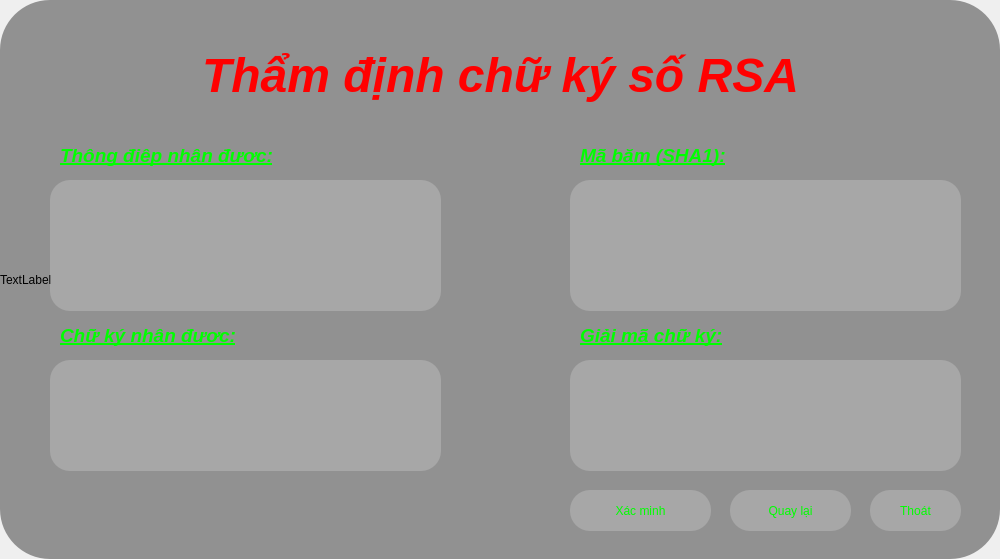
<?xml version="1.0" encoding="UTF-8"?>
<ui version="4.0">
 <class>Bennhan</class>
 <widget class="QWidget" name="Bennhan">
  <property name="geometry">
   <rect>
    <x>0</x>
    <y>0</y>
    <width>1000</width>
    <height>559</height>
   </rect>
  </property>
  <property name="windowTitle">
   <string>Form</string>
  </property>
  <property name="styleSheet">
   <string notr="true">#Bennhan{
background-image: url(:/newPrefix/bennhan.jpg);
}</string>
  </property>
  <widget class="QWidget" name="widget" native="true">
   <property name="geometry">
    <rect>
     <x>0</x>
     <y>0</y>
     <width>1000</width>
     <height>559</height>
    </rect>
   </property>
   <property name="styleSheet">
    <string notr="true">QWidget#widget{
background-image: url(:/newPrefix/bennhan.jpg);
border-radius: 50px;
}</string>
   </property>
   <widget class="QTextEdit" name="TEChukynhanduoc">
    <property name="geometry">
     <rect>
      <x>50</x>
      <y>360</y>
      <width>391</width>
      <height>111</height>
     </rect>
    </property>
    <property name="styleSheet">
     <string notr="true">QTextEdit{
font: 75 14pt &quot;MS Shell Dlg 2&quot;;
color: rgb(0, 255, 0);
border-radius: 20px;
background-color: rgba(255,255, 255,50);
}
QTextEdit:focus{
background-color: rgba(255, 255, 255, 100);
}</string>
    </property>
   </widget>
   <widget class="QLabel" name="LChukynhanduoc">
    <property name="geometry">
     <rect>
      <x>60</x>
      <y>320</y>
      <width>351</width>
      <height>31</height>
     </rect>
    </property>
    <property name="text">
     <string>&lt;html&gt;&lt;head/&gt;&lt;body&gt;&lt;p&gt;&lt;span style=&quot; font-size:14pt; font-weight:600; font-style:italic; text-decoration: underline; color:#00ff00;&quot;&gt;Chữ ký nhận được:&lt;/span&gt;&lt;/p&gt;&lt;/body&gt;&lt;/html&gt;</string>
    </property>
   </widget>
   <widget class="QLabel" name="LMabamSHA1">
    <property name="geometry">
     <rect>
      <x>580</x>
      <y>140</y>
      <width>251</width>
      <height>31</height>
     </rect>
    </property>
    <property name="text">
     <string>&lt;html&gt;&lt;head/&gt;&lt;body&gt;&lt;p&gt;&lt;span style=&quot; font-size:14pt; font-weight:600; font-style:italic; text-decoration: underline; color:#00ff00;&quot;&gt;Mã băm (SHA1):&lt;/span&gt;&lt;/p&gt;&lt;/body&gt;&lt;/html&gt;</string>
    </property>
   </widget>
   <widget class="QPushButton" name="PBXacminh">
    <property name="geometry">
     <rect>
      <x>570</x>
      <y>490</y>
      <width>141</width>
      <height>41</height>
     </rect>
    </property>
    <property name="styleSheet">
     <string notr="true">QPushButton{
font: 75 14pt &quot;MS Shell Dlg 2&quot;;
color: rgb(0, 255, 0);
border-radius: 20px;
background-color: rgba(255, 255, 255, 50);
}
QPushButton:hover{
background-color: rgba(255, 255, 255, 100);
}
QPushButton:pressed {
     background-color: rgb(0, 0, 255);
	border: 3px solid rgb(0, 0, 255);
 }</string>
    </property>
    <property name="text">
     <string>Xác minh</string>
    </property>
   </widget>
   <widget class="QLabel" name="LThamdinhchukysoRSA">
    <property name="geometry">
     <rect>
      <x>110</x>
      <y>40</y>
      <width>781</width>
      <height>71</height>
     </rect>
    </property>
    <property name="text">
     <string>&lt;html&gt;&lt;head/&gt;&lt;body&gt;&lt;p align=&quot;center&quot;&gt;&lt;span style=&quot; font-size:36pt; font-weight:600; font-style:italic; color:#ff0000;&quot;&gt;Thẩm định chữ ký số RSA&lt;/span&gt;&lt;/p&gt;&lt;/body&gt;&lt;/html&gt;</string>
    </property>
   </widget>
   <widget class="QLabel" name="LThongdiepnhanduoc">
    <property name="geometry">
     <rect>
      <x>60</x>
      <y>140</y>
      <width>361</width>
      <height>31</height>
     </rect>
    </property>
    <property name="text">
     <string>&lt;html&gt;&lt;head/&gt;&lt;body&gt;&lt;p&gt;&lt;span style=&quot; font-size:14pt; font-weight:600; font-style:italic; text-decoration: underline; color:#00ff00;&quot;&gt;Thông điệp nhận được:&lt;/span&gt;&lt;/p&gt;&lt;/body&gt;&lt;/html&gt;</string>
    </property>
   </widget>
   <widget class="QTextEdit" name="TEGiaimachuky">
    <property name="geometry">
     <rect>
      <x>570</x>
      <y>360</y>
      <width>391</width>
      <height>111</height>
     </rect>
    </property>
    <property name="styleSheet">
     <string notr="true">QTextEdit{
font: 75 14pt &quot;MS Shell Dlg 2&quot;;
color: rgb(0, 255, 0);
border-radius: 20px;
background-color: rgba(255,255, 255,50);
}
QTextEdit:focus{
background-color: rgba(255, 255, 255, 100);
}</string>
    </property>
   </widget>
   <widget class="QTextEdit" name="TEThongdiepnhanduoc">
    <property name="geometry">
     <rect>
      <x>50</x>
      <y>180</y>
      <width>391</width>
      <height>131</height>
     </rect>
    </property>
    <property name="styleSheet">
     <string notr="true">QTextEdit{
font: 75 14pt &quot;MS Shell Dlg 2&quot;;
color: rgb(0, 255, 0);
border-radius: 20px;
background-color: rgba(255,255, 255,50);
}
QTextEdit:focus{
background-color: rgba(255, 255, 255, 100);
}</string>
    </property>
   </widget>
   <widget class="QTextEdit" name="TEMabamSHA1">
    <property name="geometry">
     <rect>
      <x>570</x>
      <y>180</y>
      <width>391</width>
      <height>131</height>
     </rect>
    </property>
    <property name="styleSheet">
     <string notr="true">QTextEdit{
font: 75 14pt &quot;MS Shell Dlg 2&quot;;
color: rgb(0, 255, 0);
border-radius: 20px;
background-color: rgba(255,255, 255,50);
}
QTextEdit:focus{
background-color: rgba(255, 255, 255, 100);
}</string>
    </property>
   </widget>
   <widget class="QLabel" name="LGiaimachuky">
    <property name="geometry">
     <rect>
      <x>580</x>
      <y>320</y>
      <width>251</width>
      <height>31</height>
     </rect>
    </property>
    <property name="text">
     <string>&lt;html&gt;&lt;head/&gt;&lt;body&gt;&lt;p&gt;&lt;span style=&quot; font-size:14pt; font-weight:600; font-style:italic; text-decoration: underline; color:#00ff00;&quot;&gt;Giải mã chữ ký:&lt;/span&gt;&lt;/p&gt;&lt;/body&gt;&lt;/html&gt;</string>
    </property>
   </widget>
   <widget class="QPushButton" name="PBThoat">
    <property name="geometry">
     <rect>
      <x>870</x>
      <y>490</y>
      <width>91</width>
      <height>41</height>
     </rect>
    </property>
    <property name="styleSheet">
     <string notr="true">QPushButton{
font: 75 14pt &quot;MS Shell Dlg 2&quot;;
color: rgb(0, 255, 0);
border-radius: 20px;
background-color: rgba(255, 255, 255, 50);
}
QPushButton:hover{
background-color: rgb(255, 0, 0);
}
QPushButton:pressed {
     background-color: rgb(0, 0, 255);
	border: 3px solid rgb(0, 0, 255);
 }</string>
    </property>
    <property name="text">
     <string>Thoát</string>
    </property>
   </widget>
   <widget class="QPushButton" name="PBQuaylai">
    <property name="geometry">
     <rect>
      <x>730</x>
      <y>490</y>
      <width>121</width>
      <height>41</height>
     </rect>
    </property>
    <property name="styleSheet">
     <string notr="true">QPushButton{
font: 75 14pt &quot;MS Shell Dlg 2&quot;;
color: rgb(0, 255, 0);
border-radius: 20px;
background-color: rgba(255, 255, 255, 50);
}
QPushButton:hover{
background-color: rgba(255, 255, 255, 100);
}
QPushButton:pressed {
     background-color: rgb(0, 0, 255);
	border: 3px solid rgb(0, 0, 255);
 }</string>
    </property>
    <property name="text">
     <string>Quay lại</string>
    </property>
   </widget>
   <widget class="QLabel" name="label">
    <property name="geometry">
     <rect>
      <x>0</x>
      <y>0</y>
      <width>1000</width>
      <height>559</height>
     </rect>
    </property>
    <property name="styleSheet">
     <string notr="true">border-radius: 50px;
background-color: rgba(0, 0, 0, 100);</string>
    </property>
    <property name="text">
     <string>TextLabel</string>
    </property>
   </widget>
   <zorder>label</zorder>
   <zorder>TEChukynhanduoc</zorder>
   <zorder>LChukynhanduoc</zorder>
   <zorder>LMabamSHA1</zorder>
   <zorder>PBXacminh</zorder>
   <zorder>LThamdinhchukysoRSA</zorder>
   <zorder>LThongdiepnhanduoc</zorder>
   <zorder>TEGiaimachuky</zorder>
   <zorder>TEThongdiepnhanduoc</zorder>
   <zorder>TEMabamSHA1</zorder>
   <zorder>LGiaimachuky</zorder>
   <zorder>PBThoat</zorder>
   <zorder>PBQuaylai</zorder>
  </widget>
 </widget>
 <resources>
  <include location="source.qrc"/>
 </resources>
 <connections/>
</ui>
